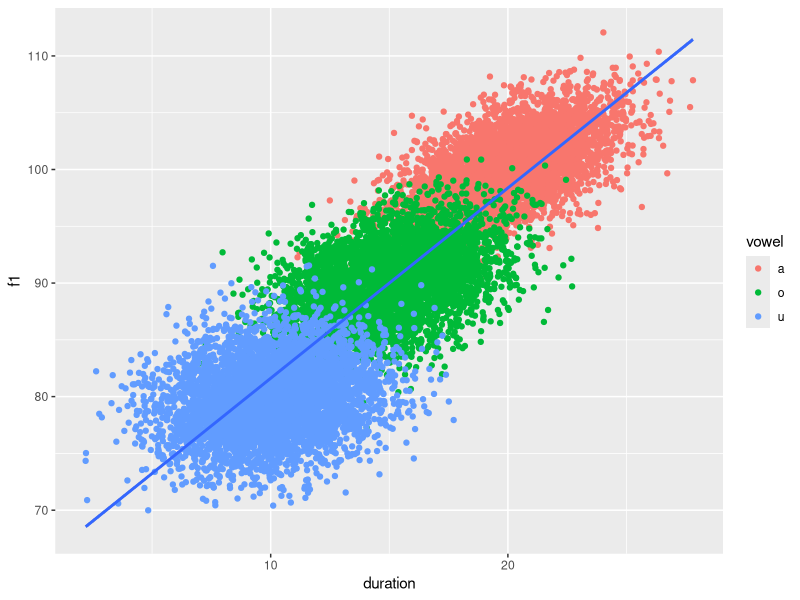
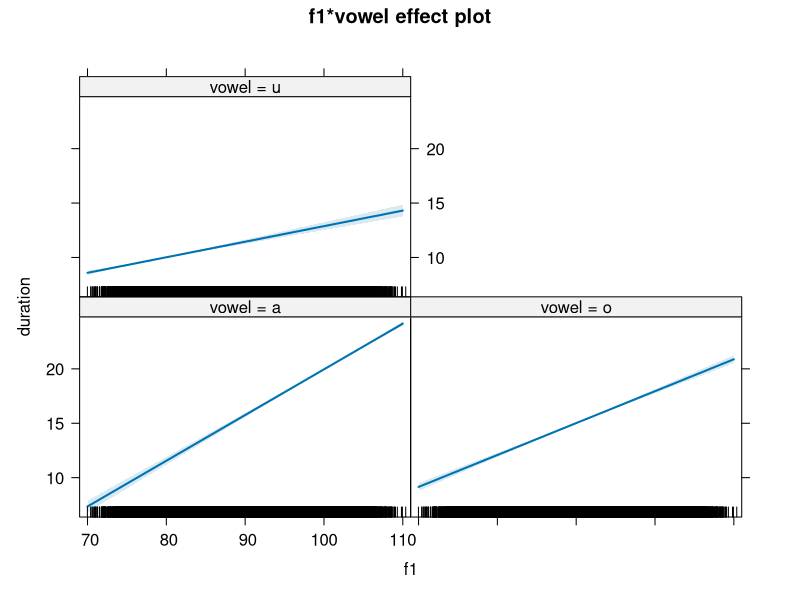
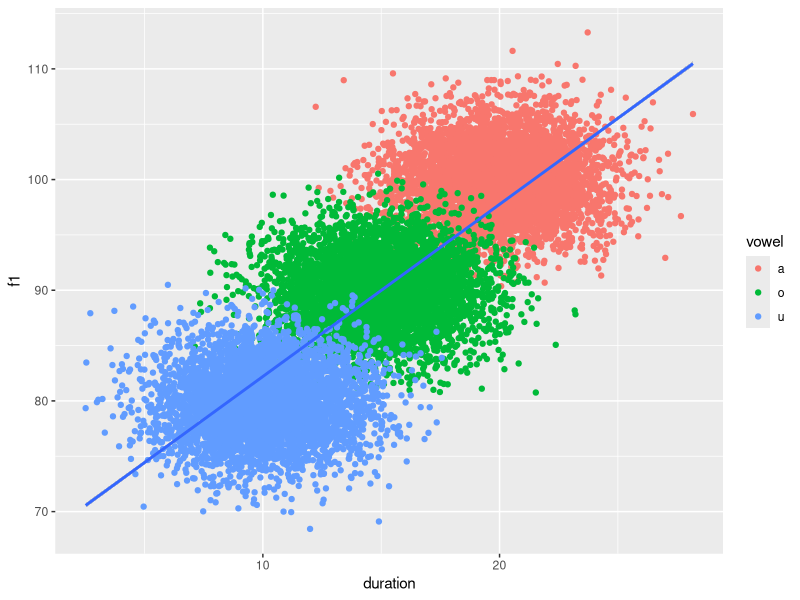
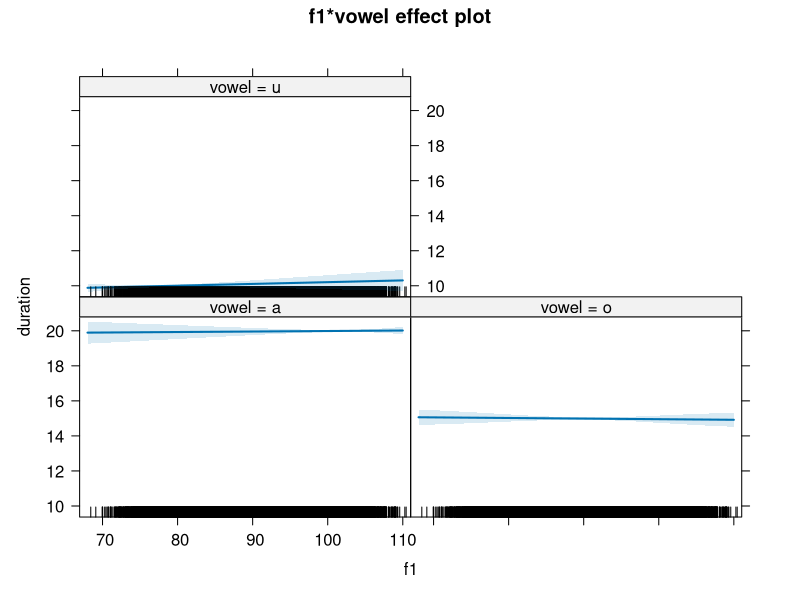

Reproduce these figures in R, in order. (Note: this script raises an error after producing the figures.)
## ---- chunk 1
knitr::opts_chunk$set(echo = TRUE)
library(dplyr)
library(mvtnorm)
library(ggplot2)
library(effects)
## ---- chunk 2
a <- rmvnorm(n=5000,mean=c(20,100),sigma=matrix(c(5,0.6*sqrt(50), 
0.6*sqrt(50),10),2,2)) %>%
    data.frame() %>%
    mutate(vowel = "a")
o <- rmvnorm(n=5000,mean=c(15,90),sigma=matrix(c(5,0.4*sqrt(50), 
0.4*sqrt(50),10),2,2)) %>%
    data.frame() %>%
    mutate(vowel = "o")
u <- rmvnorm(n=5000,mean=c(10,80),sigma=matrix(c(5,0.2*sqrt(50), 
0.2*sqrt(50),10),2,2)) %>%
    data.frame() %>%
    mutate(vowel = "u")

vowels <- rbind(a, o, u) %>%
    rename(duration = X1, f1 = X2) %>%
    mutate_if(is.character, as.factor)
## ---- chunk 3
vowels %>%
    ggplot(aes(duration, f1)) +
    geom_point(aes(colour = vowel)) +
    geom_smooth(method = "lm")
## ---- chunk 4
vowels.lm <- lm(
    duration ~
        f1 *
        vowel,
    data = vowels
)

summary(vowels.lm)
## ---- chunk 5
plot(allEffects(vowels.lm))
## ---- chunk 6
a <- rmvnorm(n=5000,mean=c(20,100),sigma=matrix(c(5,0*sqrt(50), 
0*sqrt(50),10),2,2)) %>%
    data.frame() %>%
    mutate(vowel = "a")
o <- rmvnorm(n=5000,mean=c(15,90),sigma=matrix(c(5,0*sqrt(50), 
0*sqrt(50),10),2,2)) %>%
    data.frame() %>%
    mutate(vowel = "o")
u <- rmvnorm(n=5000,mean=c(10,80),sigma=matrix(c(5,0*sqrt(50), 
0*sqrt(50),10),2,2)) %>%
    data.frame() %>%
    mutate(vowel = "u")

vowels.3 <- rbind(a, o, u) %>%
    rename(duration = X1, f1 = X2) %>%
    mutate_if(is.character, as.factor)
## ---- chunk 7
vowels.3 %>%
    ggplot(aes(duration, f1)) +
    geom_point(aes(colour = vowel)) +
    geom_smooth(method = "lm")
## ---- chunk 8
vowels.3.lm <- lm(
    duration ~
        f1 *
        vowel,
    data = vowels.3
)

summary(vowels.3.lm)
## ---- chunk 9
plot(allEffects(vowels.3.lm))
## ---- chunk 10
n     <- 15000                    # length of vector
rho   <- 0.4                   # desired correlation = cos(angle)
theta <- acos(rho)             # corresponding angle
x1    <- c(rnorm(5000, 100, 10), rnorm(5000, 90, 10), rnorm(5000, 80, 10))        # fixed given data
x2    <- rnorm(n, 2, 0.5)      # new random data
X     <- cbind(x1, x2)         # matrix
Xctr  <- scale(X, center=TRUE, scale=FALSE)   # centered columns (mean 0)

Id   <- diag(n)                               # identity matrix
Q    <- qr.Q(qr(Xctr[ , 1, drop=FALSE]))      # QR-decomposition, just matrix Q
P    <- tcrossprod(Q)          # = Q Q'       # projection onto space defined by x1
x2o  <- (Id-P) %*% Xctr[ , 2]                 # x2ctr made orthogonal to x1ctr
Xc2  <- cbind(Xctr[ , 1], x2o)                # bind to matrix
Y    <- Xc2 %*% diag(1/sqrt(colSums(Xc2^2)))  # scale columns to length 1

x <- Y[ , 2] + (1 / tan(theta)) * Y[ , 1]     # final new vector
cor(x1, x)
X3 <- rep(c("a", "o", "u"), each = 5000)
vowels.2 <- data.frame(x1, x, X3) %>%
    rename(f1 = x1, duration = x, vowel = X3)
## ---- chunk 11
vowels.2 %>%
    ggplot(aes(duration, f1)) +
    geom_point(aes(colour = vowel)) +
    geom_smooth(method = "lm")
## ---- chunk 12
vowels.2.lm <- lm(
    duration ~
        f1 *
        vowel,
    data = vowels.2
)

summary(vowels.2.lm)
## ---- chunk 13
plot(allEffects(vowels.2.lm))
